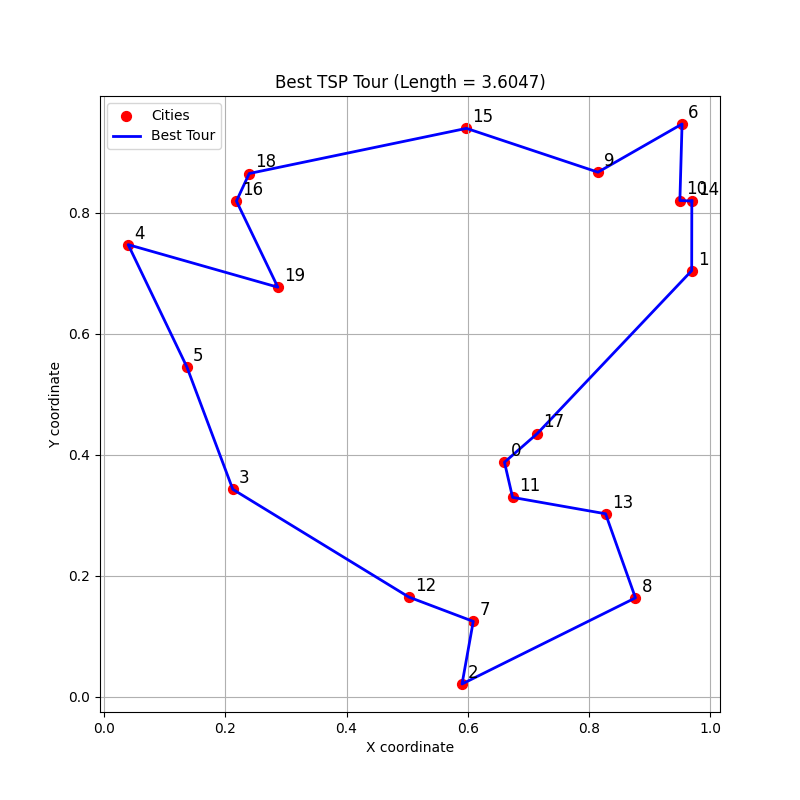

This chart was generated by the following Python code:
import matplotlib.pyplot as plt
import numpy as np
import random
import math

class TSP:
    def __init__(self, cities):
        """Initialize the TSP solver with the 20 cities (2 x 20 matrix)"""
        self.cities = np.array(cities)          # shape: (2, 20)
        self.N = 20
        
        # Start with a random tour
        self.tour = list(range(self.N))
        random.shuffle(self.tour)
        
        # Compute initial length
        self.current_length = self.tour_length(self.tour)
        
        # Keep track of the best solution found
        self.best_tour = self.tour.copy()
        self.best_length = self.current_length
        
        # Simulated Annealing parameters
        self.T = 5.0
        self.alpha = 0.995
        self.max_iter = 10**4

    def tour_length(self, tour):
        """Calculate total Euclidean distance of a tour (including return to start)"""
        total = 0.0
        for i in range(self.N - 1):
            c1 = self.cities[:, tour[i]]
            c2 = self.cities[:, tour[i + 1]]
            total += math.sqrt((c1[0] - c2[0])**2 + (c1[1] - c2[1])**2)
        
        # Close the loop: last city back to first
        c1 = self.cities[:, tour[-1]]
        c2 = self.cities[:, tour[0]]
        total += math.sqrt((c1[0] - c2[0])**2 + (c1[1] - c2[1])**2)
        return total

    # 
    def generate_2opt_neighbor(self, tour):
        """Method added to improve the neighborhood search.
           It generates a new tour using a simple 2-opt move (reverses a segment)"""
        new_tour = tour.copy()
        # Choose two distinct positions i < j (at least 2 cities apart)
        i = random.randint(0, self.N - 3)
        j = random.randint(i + 2, self.N - 1)
        
        # Reverse the segment from i+1 to j (inclusive)
        new_tour[i+1:j+1] = new_tour[i+1:j+1][::-1]
        return new_tour

    def solve(self):
        """Run Simulated Annealing with 2-opt neighborhood"""
        print("Starting Simulated Annealing (2-opt)...")
        
        for it in range(self.max_iter):
            # 1. Generate neighbor using 2-opt move
            new_tour = self.generate_2opt_neighbor(self.tour)
            
            # 2. Calculate new length
            new_length = self.tour_length(new_tour)
            
            # 3. Compute difference
            delta = new_length - self.current_length
            
            # 4. Acceptance decision
            if delta < 0:                          # Better solution → always accept
                self.tour = new_tour
                self.current_length = new_length
                
                if self.current_length < self.best_length:
                    self.best_tour = self.tour.copy()
                    self.best_length = self.current_length
                    
            else:                                  # Worse solution → accept with probability
                p = math.exp(-delta / self.T)
                if random.random() < p:
                    self.tour = new_tour
                    self.current_length = new_length
            
            # 5. Cool down the temperature
            self.T *= self.alpha
                    
        print(f"Finished! Best tour length found: {self.best_length:.4f}")
        return self.best_tour, self.best_length

    def plot(self):
        """Plot the best tour using matplotlib"""
        x = self.cities[0, self.best_tour]
        y = self.cities[1, self.best_tour]
        
        # Add the closing edge back to start
        x = np.append(x, x[0])
        y = np.append(y, y[0])
        
        plt.figure(figsize=(8, 8))
        plt.scatter(self.cities[0], self.cities[1], c='red', s=50, label='Cities')
        
        for i, (xi, yi) in enumerate(zip(self.cities[0], self.cities[1])):
            plt.text(xi + 0.01, yi + 0.01, str(i), fontsize=12)
        
        plt.plot(x, y, 'b-', linewidth=2, label='Best Tour')
        plt.title(f"Best TSP Tour (Length = {self.best_length:.4f})")
        plt.xlabel("X coordinate")
        plt.ylabel("Y coordinate")
        plt.legend()
        plt.grid(True)
        plt.show()


# 20 cities here (2 rows × 20 columns)
cities = np.array([
    [0.6606, 0.9695, 0.5906, 0.2124, 0.0398, 0.1367, 0.9536, 0.6091, 0.8767, 0.8148,
     0.9500, 0.6740, 0.5029, 0.8274, 0.9697, 0.5979, 0.2184, 0.7148, 0.2395, 0.2867],
    [0.3876, 0.7041, 0.0213, 0.3429, 0.7471, 0.5449, 0.9464, 0.1247, 0.1636, 0.8668,
     0.8200, 0.3296, 0.1649, 0.3025, 0.8192, 0.9392, 0.8191, 0.4351, 0.8646, 0.6768]
])

if __name__ == "__main__":
    best_length = float('inf')
    best_tour_final = None

    print("Running 20 independent trials with 2-opt neighborhood...\n")

    # Run 20 independent trials and keep track of the best solution found
    for trial in range(20):
        solver = TSP(cities)
        tour, length = solver.solve()
        print(f"Trial {trial+1:2d}: {length:.4f}")
        
        if length < best_length:
            best_length = length
            best_tour_final = tour.copy()

    print(f"\nBest tour length over 20 trials: {best_length:.4f}")

    # Plot the overall best tour
    solver.best_tour = best_tour_final
    solver.best_length = best_length
    solver.plot()
